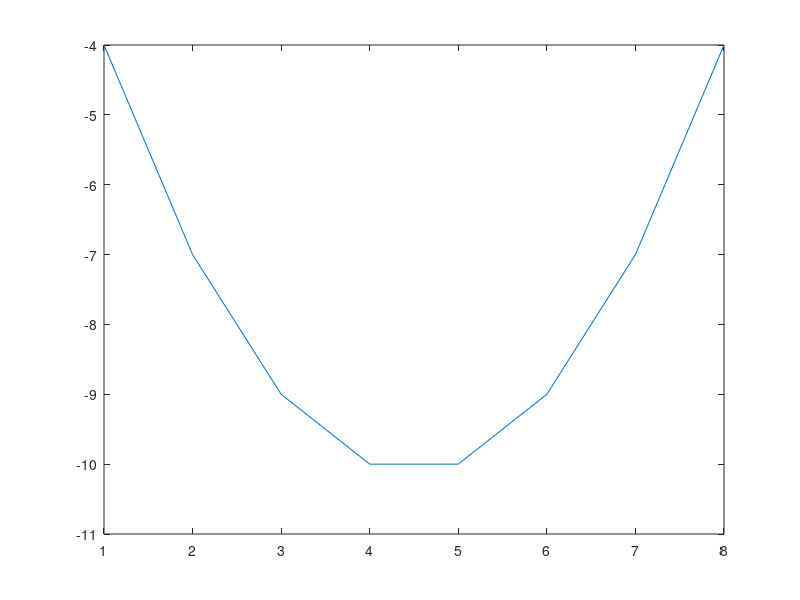

Here is the MATLAB script that generated this plot: (Note: this script raises an error after producing the figure.)
Nx=8;
tridiag=diag(1*ones(1,Nx-1),-1) + diag(-2*ones(1,Nx)) + diag(1*ones(1,Nx-1),1);

tridiagper=tridiag;
tridiagper(1,Nx)=1;
tridiagper(Nx,1)=1;
tridiagper
Vec=ones(1,Nx)
plot(tridiag\(Vec.'))

tridiagper1=tridiag;
tridiagper1(1,1)=2*tridiag(1,1);
tridiagper1(Nx,Nx)=tridiag(Nx,Nx)+tridiag(1,1);
Xm=tridiagper1\V;
U=zeros(1,Nx);
U(1)=-tridiag(1,1);
U(Nx)=-1;
Zm=tridiagper1\U;
V=zeros(1,Nx);
V(1)=1
V(Nx)=-1./tridiag(1,1);
fac=(V*Xm)./(1+V*Zm)